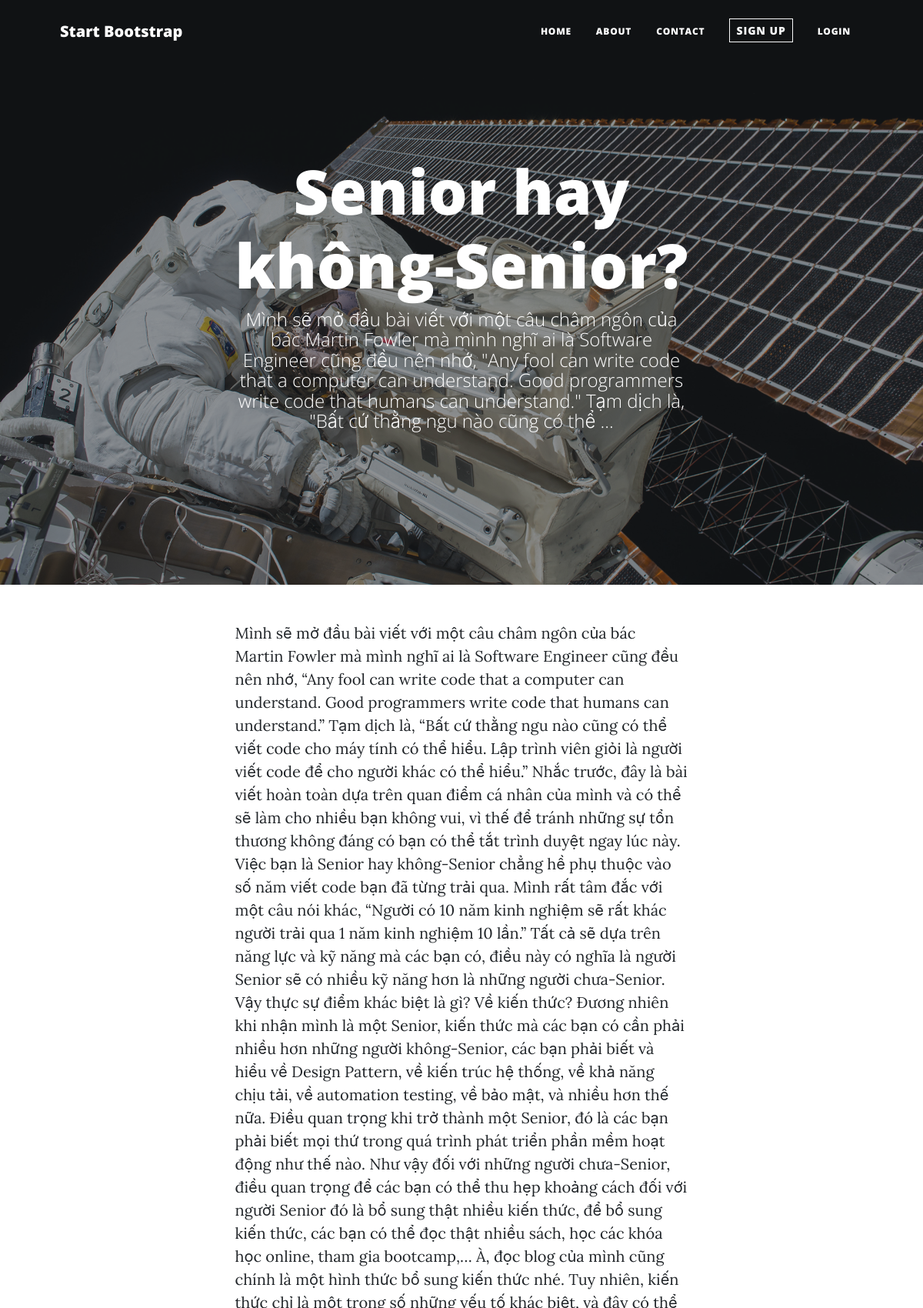
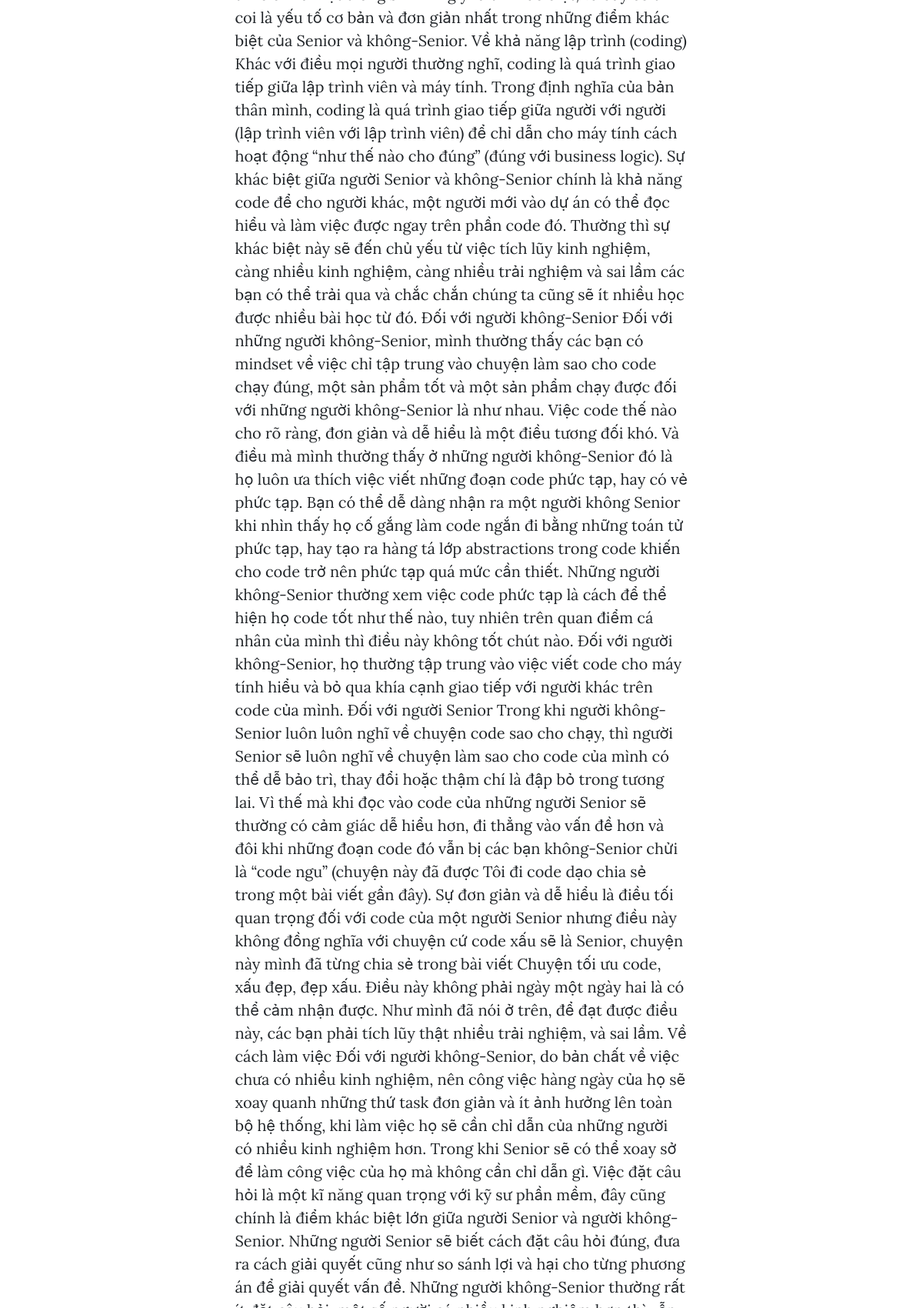
Screenshot of /post/2 (upper part) with the database file from the repository (2 pictures, top to bottom).
### blogapp/models.py (models this page shows)
class Post(models.Model):
    id = models.IntegerField(
        null=False, auto_created=True, primary_key=True
    )
    title = models.CharField(max_length=255)
    shortDesc = models.TextField()
    body = models.TextField()
    createdAt = models.DateTimeField(auto_now_add=True)

### blogapp/views.py (the view)
# urls.py: path('post/<int:postId>', views.getpost)
def getpost(request, postId):
    post = Post.objects.get(id = postId)
    posts = Post.objects.all()
    return render(request, 'post.html', {'post':post, 'posts':posts})

### blogapp/templates/post.html (shortened to what this page needs)
{% extends 'base.html' %}
{% load static %}
{% block heading %}{{post.title}}{% endblock %}
{% block subheading %}{{post.shortDesc}}{% endblock %}
{% block content %}
        <article class="mb-4">
            <div class="container px-4 px-lg-5">
                <div class="row gx-4 gx-lg-5 justify-content-center">
                    <div class="col-md-10 col-lg-8 col-xl-7">
                    </div>
                </div>
            </div>
        </article>
        {% endblock %}

### rows the page displays
Post: title "Senior hay không-Senior?", shortDesc "Mình sẽ mở đầu bài viết với một câu châm ngôn của bác Martin Fowler mà mình nghĩ ai là Software Engineer cũng đều nên nhớ, \"Any fool can write code that a computer can understand. Good programmers write code that humans can understand.\" Tạm dịch là, \"Bất cứ thằng ngu nào cũng có thể …"
